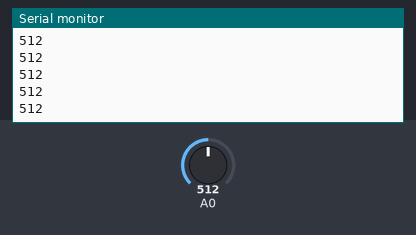
This sketch was run on a simulated Arduino Uno, built with avr-gcc and run on an emulated ATmega328P. On the bench: the last lines printed to the serial monitor. Inputs (shaded band) come from the test bench; at power-on: A0 = 512.

Above: at 1.2 s.
1.3 s: A0 set to 716
At 2.0 s:
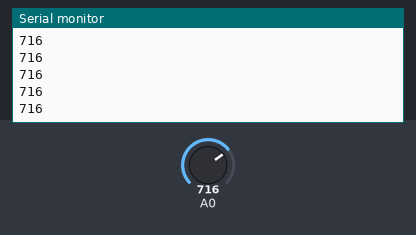
2.8 s: A0 set to 900
At 3.4 s:
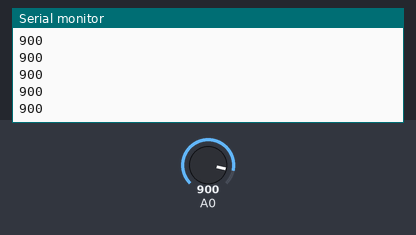
Timing chart, 0 to 5.8 s (numbered marks = the images above; inputs shaded):
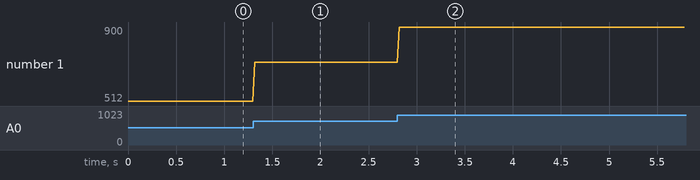

Measured:
- after the input at 1.3 s, the serial monitor: prints a new line at once (image 1)
- after the input at 2.8 s, the serial monitor: prints a new line at once (image 2)
- plotted number 1: 512 → 716 after the input at 1.3 s, 716 → 900 after the input at 2.8 s

The sketch:

sketch_mar02c.ino
```cpp
int i;
void setup() {
  Serial.begin(9600);

}

void loop() {
  i = analogRead(0);
  Serial.println(i);
  delay(20);
}
```
